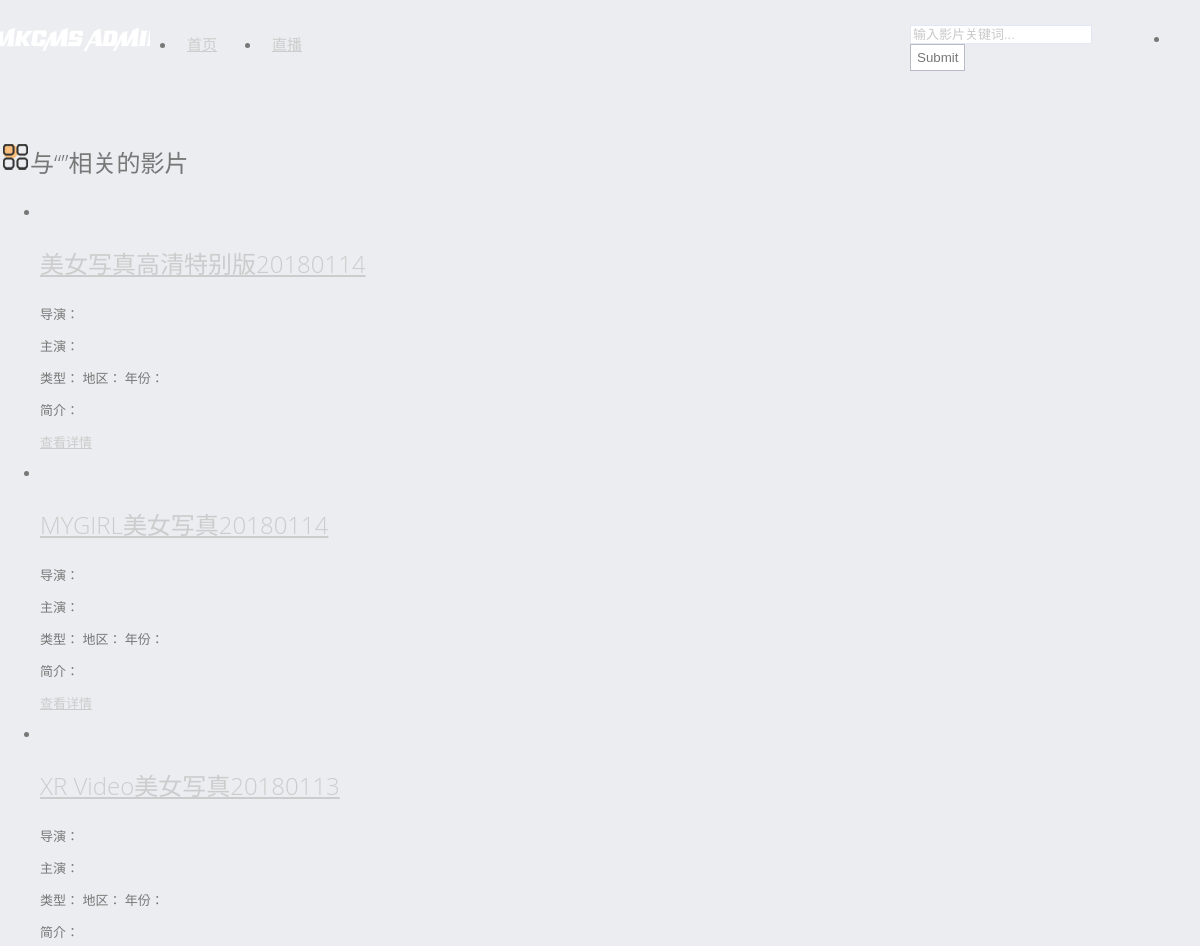
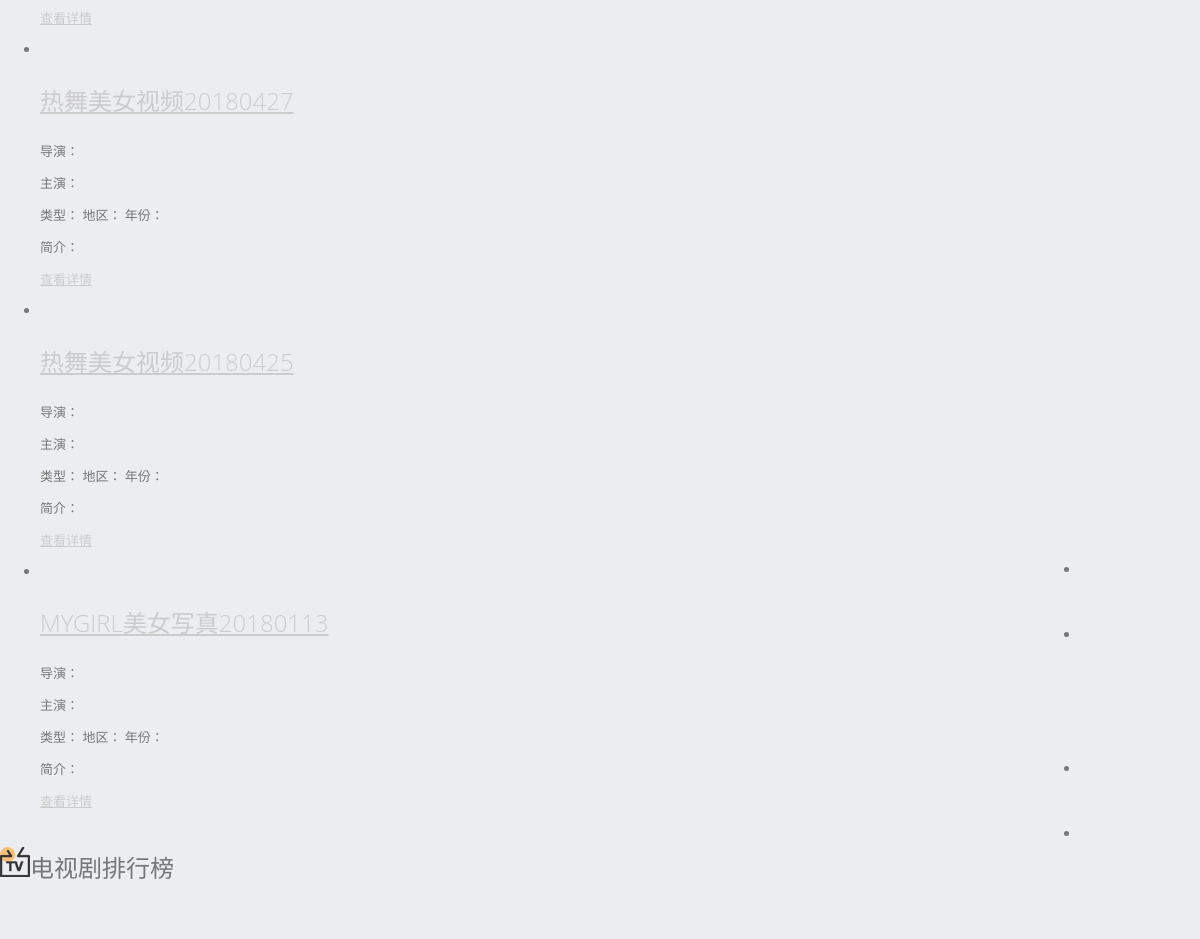
The app's page /moban/jingpin/seacher.php with its own data (2 pictures, top to bottom).
### tables this page shows
CREATE TABLE `mkcms_nav` (
  `id` int(11) NOT NULL AUTO_INCREMENT,
  `n_name` varchar(255) DEFAULT NULL,
  `n_url` varchar(255) DEFAULT NULL,
  `order` int(11) DEFAULT NULL,
  PRIMARY KEY (`id`)
);

CREATE TABLE `mkcms_vod` (
  `d_id` int(11) unsigned NOT NULL AUTO_INCREMENT,
  `d_name` varchar(255) NOT NULL DEFAULT '',
  `d_picture` varchar(255) NOT NULL DEFAULT '',
  `d_jifen` varchar(255) DEFAULT '',
  `d_user` varchar(11) DEFAULT '',
  `d_parent` char(11) NOT NULL DEFAULT '',
  `d_rec` varchar(255) DEFAULT '',
  `d_hot` varchar(255) DEFAULT '',
  `d_content` text,
  `d_seoname` varchar(255) DEFAULT NULL,
  `d_description` varchar(255) DEFAULT NULL,
  `d_keywords` varchar(255) DEFAULT NULL,
  `d_scontent` text,
  `d_zhuyan` varchar(255) DEFAULT NULL,
  `d_pingfen` varchar(255) DEFAULT NULL,
  `d_year` varchar(255) DEFAULT NULL,
  `d_player` varchar(255) DEFAULT NULL,
  PRIMARY KEY (`d_id`),
  KEY `d_letter` (`d_user`),
  KEY `d_name` (`d_name`),
  KEY `d_enname` (`d_jifen`)
);

### moban/jingpin/seacher.php (the view, shortened to what this page needs)
<!DOCTYPE HTML>
<html>
<head>
<link rel="stylesheet" href="<?php echo $mkcms_domain;?>moban/<?php echo $mkcms_bdyun;?>/css/style.css?v=1.0" type="text/css">
</head>
<body>
<?php  include 'header.php';?>
<div class="container">
   <div class="row">
    <div class="col-lg-wide-75 col-xs-1 padding-0">
     <div class="stui-pannel stui-pannel-bg clearfix">
      <div class="stui-pannel-box">
       <div class="stui-pannel_hd">
        <div class="stui-pannel__head active bottom-line clearfix">
         <h3 class="title"><img src="<?php echo $mkcms_domain;?>moban/<?php echo $mkcms_bdyun;?>/img/icon_25.png" />与“<?php echo $q?>”相关的影片</h3>
        </div>
       </div>
       <div class="stui-pannel_bd">
        <ul class="stui-vodlist__media col-pd clearfix">
<?php
	$result = mysql_query('select * from mkcms_vod where d_name like "%'.$q.'%" order by d_id desc');
		while ($row = mysql_fetch_array($result))
{
$cs=$row['d_name'];
$jianjie=$row['d_content'];
$cc="./bplay.php?play=";
$dd="./bplay/";
if ($mkcms_wei==1){
$chuandi=$dd.$row['d_id'];
}
else{
$chuandi=$cc.$row['d_id'];
}
?>
		 <li class ="activeclearfix">
          <div class="thumb">
          </div>
		  <div class="detail">
           <h3 class="title"><a href="<?php echo $chuandi?>"><?php echo $cs?></a></h3>
           <p class="data"><span class="text-muted hide">导演：</span></p>
           <p class="data"><span class="text-muted hide">主演：</span></p>
           <p class="data hide">
		   <span class="text-muted">类型：</span><span class="split-line"></span>
		   <span class="text-muted hide">地区：</span><span class="split-line hide"></span>
		   <span class="text-muted hide">年份：</span></span></p>
           <p class="margin-0 hidden-smss hidden-xss"><span class="text-muted">简介：</span><?php echo $jianjie?></p>
		   <p class="margin-0 hidden-smss hidden-xss"><a class="text-muted" href="<?php echo $chuandi?>">查看详情</a></p>
          </div>
         </li>
<?php } ?>
		          </ul>
       </div>
      </div>
     </div>
    </div>
    <div class="col-lg-wide-25 stui-pannel-side hidden-md hidden-sm hidden-xs">
     <div class="stui-pannel stui-pannel-bg clearfix">
      <div class="stui-pannel-box">
       <div class="stui-pannel_hd">
        <div class="stui-pannel__head active bottom-line clearfix">
         <h3 class="title"><img src="<?php echo $mkcms_domain;?>moban/<?php echo $mkcms_bdyun;?>/img/icon_2.png" />电视剧排行榜</h3>
        </div>
       </div>
      </div>
     </div>
    </div>
   </div>
<?php  include 'footer.php';?>

### moban/jingpin/header.php (shortened to what this page needs)
<header class="stui-header__top clearfix top-fixed headroom--not-bottom top-fixed-up headroom--top" id="header-top">
<div class="container">
<div class="row">
<div class="stui-header_bd clearfix">
<div class="stui-header__logo">
<a class="logo" href="<?php echo $mkcms_domain;?>"><img src="<?php echo $mkcms_logo;?>" width="134"></a>
</div>
<div class="stui-header__side">
<ul class="stui-header__user">
</ul>
<div class="stui-header__search">
<form id="ff-search" role="search" action="<?php echo $mkcms_domain;?>seacher.php?wd=<?php echo $q?>" method="get">
<input class="form-control" placeholder="输入影片关键词..." type="text" id="ff-wd" name="wd" required="">
<input type="submit" class="hide">
<button class="submit" id="submit" onclick="$('#ff-search').submit();"><i class="icon iconfont icon-search"></i></button>
</form>
</div>
</div>
<nav class="stui-header__menu type-slide">
<li id="home"><a href="<?php echo $mkcms_domain;?>">首页</a></li>
<?php
						$result = mysql_query('select * from mkcms_nav order by id asc');
						while($row = mysql_fetch_array($result)){
						?>
<li class="act<?php echo $row['id'];?>"><a href="<?php echo $row['n_url'];?>" target="_blank"><?php echo $row['n_name'];?></a></li>
<?php } ?>
</nav>
</div>
</div>
</div>
</header>

### moban/jingpin/css/stui_default.css (style rules this page uses)
body { padding-top:100px }
.stui-header__top { position:fixed;top:0;z-index:999;width:100%;min-height:80px }
.stui-header__side { float:right }
.stui-header__logo,.stui-header__menu { float:left }
.stui-header__logo { margin-top:15px }
.stui-header__logo .logo { display:inline-block;width:150px;height:50px;background:url(../img/logo.png) no-repeat;background-position:50% 50%;background-size:cover }
.stui-header__menu { position:relative;margin-left:10px }
.stui-header__menu li { float:left;margin-top:30px;margin-right:20px }
.stui-header__menu li a { display:inline-block;padding:3px 8px 4px;font-size:15px;border-radius:2px }
.stui-header__search { float:left;position:relative;margin-top:25px;width:200px }
.stui-header__search .submit { display:block;position:absolute;top:0;right:0;width:30px;height:30px;line-height:30px;text-align:center; background: none; border: 0;cursor: pointer; }
.stui-header__user { float:right }
@media (min-width:768px) { .container { width:750px } }
@media (min-width:992px) { .container { width:920px } }
@media (min-width:1200px) { .container { width:1170px } }

### records on screen
mkcms_nav: n_name "直播"
mkcms_vod: d_name "美女写真高清特别版20180114"
mkcms_vod: d_name "MYGIRL美女写真20180114"
mkcms_vod: d_name "XR Video美女写真20180113"
mkcms_vod: d_name "热舞美女视频20180427"
mkcms_vod: d_name "热舞美女视频20180425"
mkcms_vod: d_name "MYGIRL美女写真20180113"
